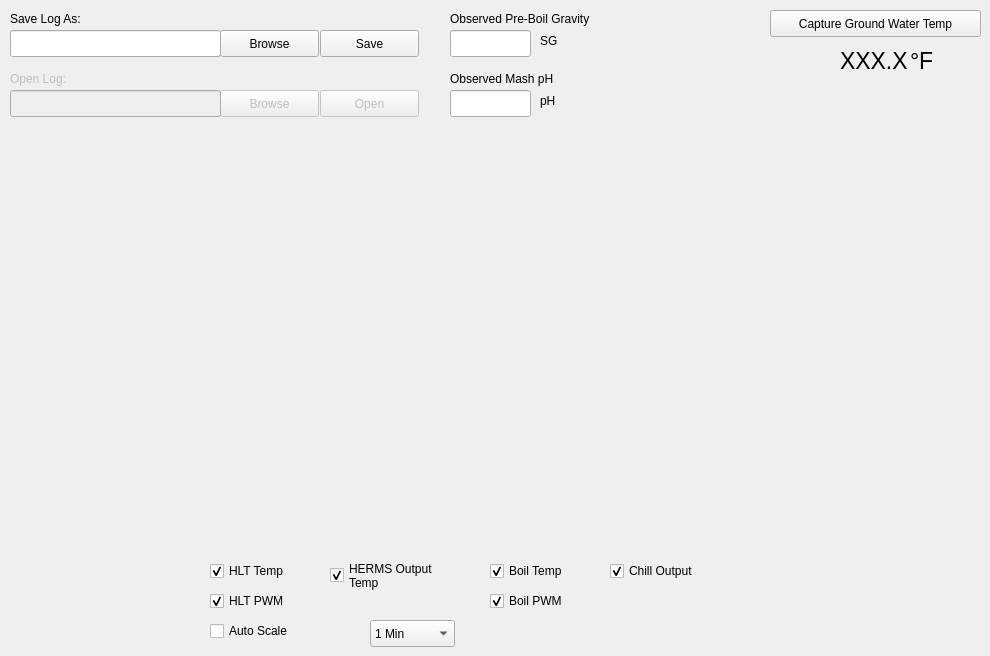
    <widget class="QWidget" name="tab_8">
     <attribute name="title">
      <string>LOGS</string>
     </attribute>
     <widget class="QLabel" name="label_232">
      <property name="geometry">
       <rect>
        <x>10</x>
        <y>10</y>
        <width>121</width>
        <height>17</height>
       </rect>
      </property>
      <property name="text">
       <string>Save Log As:</string>
      </property>
     </widget>
     <widget class="QLabel" name="label_233">
      <property name="enabled">
       <bool>false</bool>
      </property>
      <property name="geometry">
       <rect>
        <x>10</x>
        <y>70</y>
        <width>121</width>
        <height>17</height>
       </rect>
      </property>
      <property name="text">
       <string>Open Log:</string>
      </property>
     </widget>
     <widget class="QCheckBox" name="Logs_Auto_Scale_Enable_ChkBox">
      <property name="geometry">
       <rect>
        <x>210</x>
        <y>620</y>
        <width>98</width>
        <height>22</height>
       </rect>
      </property>
      <property name="text">
       <string>Auto Scale</string>
      </property>
     </widget>
     <widget class="QCustomPlot" name="customPlot_Logs" native="true">
      <property name="geometry">
       <rect>
        <x>40</x>
        <y>170</y>
        <width>891</width>
        <height>381</height>
       </rect>
      </property>
     </widget>
     <widget class="QPushButton" name="PB_Logs_Browse_OpenLog">
      <property name="enabled">
       <bool>false</bool>
      </property>
      <property name="geometry">
       <rect>
        <x>220</x>
        <y>90</y>
        <width>99</width>
        <height>27</height>
       </rect>
      </property>
      <property name="text">
       <string>Browse</string>
      </property>
     </widget>
     <widget class="QLineEdit" name="LE_Logs_OpenLog">
      <property name="enabled">
       <bool>false</bool>
      </property>
      <property name="geometry">
       <rect>
        <x>10</x>
        <y>90</y>
        <width>211</width>
        <height>27</height>
       </rect>
      </property>
     </widget>
     <widget class="QPushButton" name="PB_Logs_OpenLog">
      <property name="enabled">
       <bool>false</bool>
      </property>
      <property name="geometry">
       <rect>
        <x>320</x>
        <y>90</y>
        <width>99</width>
        <height>27</height>
       </rect>
      </property>
      <property name="text">
       <string>Open</string>
      </property>
     </widget>
     <widget class="QPushButton" name="PB_Logs_Save_SaveLogAs">
      <property name="geometry">
       <rect>
        <x>320</x>
        <y>30</y>
        <width>99</width>
        <height>27</height>
       </rect>
      </property>
      <property name="text">
       <string>Save</string>
      </property>
     </widget>
     <widget class="QLineEdit" name="LE_Logs_SaveLogAs">
      <property name="geometry">
       <rect>
        <x>10</x>
        <y>30</y>
        <width>211</width>
        <height>27</height>
       </rect>
      </property>
     </widget>
     <widget class="QPushButton" name="PB_Logs_Browse_SaveLogAs">
      <property name="geometry">
       <rect>
        <x>220</x>
        <y>30</y>
        <width>99</width>
        <height>27</height>
       </rect>
      </property>
      <property name="text">
       <string>Browse</string>
      </property>
     </widget>
     <widget class="QCheckBox" name="Logs_Temp_Enable_ChkBox_HLT">
      <property name="geometry">
       <rect>
        <x>210</x>
        <y>560</y>
        <width>121</width>
        <height>22</height>
       </rect>
      </property>
      <property name="styleSheet">
       <string notr="true"/>
      </property>
      <property name="text">
       <string>HLT Temp</string>
      </property>
      <property name="icon">
       <iconset>
        <normaloff>images/red.png</normaloff>images/red.png</iconset>
      </property>
      <property name="checked">
       <bool>true</bool>
      </property>
     </widget>
     <widget class="QCheckBox" name="Logs_PWM_Enable_ChkBox">
      <property name="geometry">
       <rect>
        <x>210</x>
        <y>590</y>
        <width>121</width>
        <height>22</height>
       </rect>
      </property>
      <property name="text">
       <string>HLT PWM</string>
      </property>
      <property name="icon">
       <iconset>
        <normaloff>images/blue.png</normaloff>images/blue.png</iconset>
      </property>
      <property name="checked">
       <bool>true</bool>
      </property>
     </widget>
     <widget class="QCheckBox" name="Logs_Temp_Enable_ChkBox_HERMS">
      <property name="geometry">
       <rect>
        <x>330</x>
        <y>550</y>
        <width>171</width>
        <height>51</height>
       </rect>
      </property>
      <property name="styleSheet">
       <string notr="true"/>
      </property>
      <property name="text">
       <string>HERMS Output 
Temp</string>
      </property>
      <property name="icon">
       <iconset>
        <normaloff>images/green.png</normaloff>images/green.png</iconset>
      </property>
      <property name="checked">
       <bool>true</bool>
      </property>
     </widget>
     <widget class="QCheckBox" name="Logs_PWM_Enable_ChkBox_2">
      <property name="geometry">
       <rect>
        <x>490</x>
        <y>590</y>
        <width>121</width>
        <height>22</height>
       </rect>
      </property>
      <property name="text">
       <string>Boil PWM</string>
      </property>
      <property name="icon">
       <iconset>
        <normaloff>images/black.png</normaloff>images/black.png</iconset>
      </property>
      <property name="checked">
       <bool>true</bool>
      </property>
     </widget>
     <widget class="QCheckBox" name="Logs_Temp_Enable_ChkBox_Boil">
      <property name="geometry">
       <rect>
        <x>490</x>
        <y>560</y>
        <width>121</width>
        <height>22</height>
       </rect>
      </property>
      <property name="styleSheet">
       <string notr="true"/>
      </property>
      <property name="text">
       <string>Boil Temp</string>
      </property>
      <property name="icon">
       <iconset>
        <normaloff>images/cyan.png</normaloff>images/cyan.png</iconset>
      </property>
      <property name="checked">
       <bool>true</bool>
      </property>
     </widget>
     <widget class="QCheckBox" name="Logs_Temp_Enable_ChkBox_Chill">
      <property name="geometry">
       <rect>
        <x>610</x>
        <y>560</y>
        <width>141</width>
        <height>22</height>
       </rect>
      </property>
      <property name="styleSheet">
       <string notr="true"/>
      </property>
      <property name="text">
       <string>Chill Output</string>
      </property>
      <property name="icon">
       <iconset>
        <normaloff>images/magenta.png</normaloff>images/magenta.png</iconset>
      </property>
      <property name="checked">
       <bool>true</bool>
      </property>
     </widget>
     <widget class="QComboBox" name="CB_Logs_TimeRangeScale">
      <property name="geometry">
       <rect>
        <x>370</x>
        <y>620</y>
        <width>85</width>
        <height>27</height>
       </rect>
      </property>
      <item>
       <property name="text">
        <string>1 Min</string>
       </property>
      </item>
      <item>
       <property name="text">
        <string>5 Min</string>
       </property>
      </item>
      <item>
       <property name="text">
        <string>15 Min</string>
       </property>
      </item>
      <item>
       <property name="text">
        <string>30 Min</string>
       </property>
      </item>
      <item>
       <property name="text">
        <string>1 Hour</string>
       </property>
      </item>
      <item>
       <property name="text">
        <string>2 Hours</string>
       </property>
      </item>
     </widget>
     <widget class="QLineEdit" name="LE_Logs_PreBoilGravity">
      <property name="geometry">
       <rect>
        <x>450</x>
        <y>30</y>
        <width>81</width>
        <height>27</height>
       </rect>
      </property>
     </widget>
     <widget class="QLabel" name="label_234">
      <property name="geometry">
       <rect>
        <x>450</x>
        <y>10</y>
        <width>191</width>
        <height>17</height>
       </rect>
      </property>
      <property name="text">
       <string>Observed Pre-Boil Gravity</string>
      </property>
     </widget>
     <widget class="QLabel" name="label_236">
      <property name="geometry">
       <rect>
        <x>540</x>
        <y>30</y>
        <width>31</width>
        <height>21</height>
       </rect>
      </property>
      <property name="text">
       <string>SG</string>
      </property>
     </widget>
     <widget class="QLineEdit" name="LE_Logs_MashpH">
      <property name="geometry">
       <rect>
        <x>450</x>
        <y>90</y>
        <width>81</width>
        <height>27</height>
       </rect>
      </property>
     </widget>
     <widget class="QLabel" name="label_237">
      <property name="geometry">
       <rect>
        <x>540</x>
        <y>90</y>
        <width>31</width>
        <height>21</height>
       </rect>
      </property>
      <property name="text">
       <string>pH</string>
      </property>
     </widget>
     <widget class="QLabel" name="label_238">
      <property name="geometry">
       <rect>
        <x>450</x>
        <y>70</y>
        <width>191</width>
        <height>17</height>
       </rect>
      </property>
      <property name="text">
       <string>Observed Mash pH</string>
      </property>
     </widget>
     <widget class="QPushButton" name="PB_Logs_CaptureGroundTemp">
      <property name="geometry">
       <rect>
        <x>770</x>
        <y>10</y>
        <width>211</width>
        <height>27</height>
       </rect>
      </property>
      <property name="text">
       <string>Capture Ground Water Temp</string>
      </property>
     </widget>
     <widget class="QLabel" name="L_Logs_GroundWaterTemp">
      <property name="geometry">
       <rect>
        <x>840</x>
        <y>40</y>
        <width>71</width>
        <height>41</height>
       </rect>
      </property>
      <property name="font">
       <font>
        <pointsize>17</pointsize>
       </font>
      </property>
      <property name="text">
       <string>XXX.X</string>
      </property>
      <property name="textFormat">
       <enum>Qt::AutoText</enum>
      </property>
     </widget>
     <widget class="QLabel" name="L_HLT_2">
      <property name="geometry">
       <rect>
        <x>910</x>
        <y>40</y>
        <width>41</width>
        <height>41</height>
       </rect>
      </property>
      <property name="font">
       <font>
        <pointsize>17</pointsize>
       </font>
      </property>
      <property name="text">
       <string>°F</string>
      </property>
      <property name="textFormat">
       <enum>Qt::AutoText</enum>
      </property>
     </widget>
    </widget>
